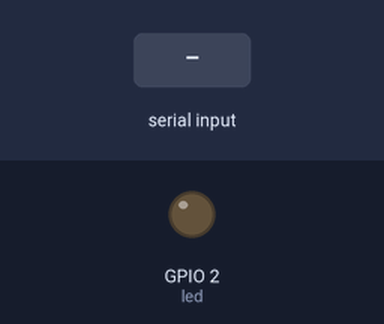
Bench run of a sketch on a simulated ESP32. On the bench: output pins drawn as LEDs (lit = HIGH). The test bench sets the inputs (shaded band). WiFi joins after 1.5 s; servers stay silent unless stated; no MQTT or app messages arrive unless stated; what the sketch prints to the serial monitor is not drawn.

Above: at 3.7 s.
3.8 s: "90,45,200\n" received over the second serial link
At 7.65 s:
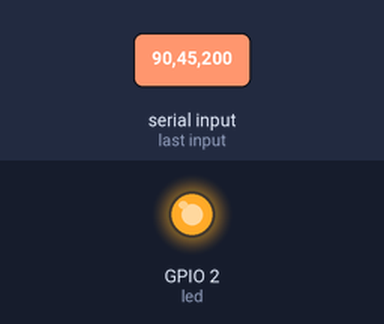
9.2 s: "90,45\n" received over the second serial link
At 13.9 s:
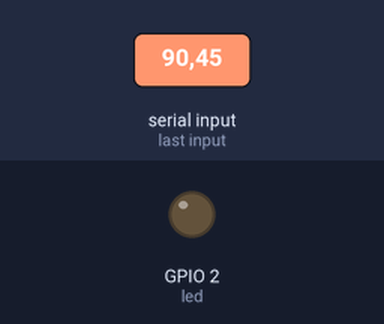
14.2 s: "90,45,200,10\n" received over the second serial link
At 18.06 s:
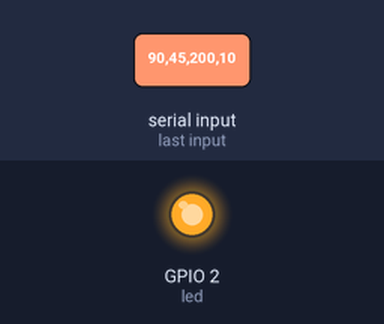
Timing chart, 0 to 19.7 s (numbered marks = the images above; inputs shaded):
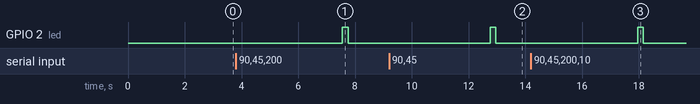

Measured:
- after the input at 3.8 s, GPIO 2 (led): LOW → HIGH after 3.8 s, → LOW 0.20 s later
- after the input at 9.2 s, GPIO 2 (led): LOW → HIGH after 3.6 s, → LOW 0.20 s later
- after the input at 14.2 s, GPIO 2 (led): LOW → HIGH after 3.8 s, → LOW 0.20 s later

The sketch:

nongnghiep_iot_gateway.ino
```cpp
#include "certs.h"
#include <WiFiClientSecure.h>
#include <PubSubClient.h>
#include <MQTTClient.h>
#include <ArduinoJson.h>
#include "WiFi.h"

// thu vien lora
#include <SoftwareSerial.h>
#include <SPI.h>
#include <SimpleTimer.h>
SimpleTimer timer;
/*khai bao 2 chân RX và TX*/
SoftwareSerial mySerial(22, 23);
/*Khai báo chân số 2 là chân led*/
int led = 2;

// Thông tin đăng nhập Wifi
const char *WIFI_SSID = "Tang 1";
const char *WIFI_PASSWORD = "supinnguyen";

// Tên của thiết bị. Điều này phải khớp với tên được xác định trong AWS iot
#define DEVICE_NAME "Nongnghiep_IoT"

// endpoint MQTTT cho thiết bị (duy nhất cho mỗi tài khoản AWS nhưng được chia sẻ giữa các thiết bị trong tài khoản)
#define AWS_IOT_ENDPOINT "aisf7gfxklhgo-ats.iot.us-west-2.amazonaws.com"

// chủ đề MQTT
#define AWS_IOT_TOPIC "$aws/things/"DEVICE_NAME"/shadow/update"

// Số lần kết nối với AWS
#define AWS_MAX_RECONNECT_TRIES 50

WiFiClientSecure net = WiFiClientSecure();
MQTTClient client = MQTTClient(256);

void connectToWiFi() {
  WiFi.mode(WIFI_STA);
  WiFi.begin(WIFI_SSID, WIFI_PASSWORD);

  // thử 15 lần kết nối
  int retries = 0;
  while (WiFi.status() != WL_CONNECTED && retries < 15){
    delay(500);
    Serial.print(".");
    retries++;
  }

  // nếu kết nối đến wifi không được thì nghỉ 1 phút
  if(WiFi.status() != WL_CONNECTED){
    esp_sleep_enable_timer_wakeup(1 * 60L * 1000000L);
    esp_deep_sleep_start();
  }
}

void connectToAWS()
{
// Định cấu hình WiFiClientSecure để sử dụng chứng chỉ AWS iot
  net.setCACert(AWS_CERT_CA);
  net.setCertificate(AWS_CERT_CRT);
  net.setPrivateKey(AWS_CERT_PRIVATE);

  //kết nối đến mqtt
  client.begin(AWS_IOT_ENDPOINT, 8883, net);

  // đếm xem có bao nhiêu lần kết nối đến mqtt
  int retries = 0;
  Serial.print("Đang kết nối đến AWS IOT..");

  while (!client.connect(DEVICE_NAME) && retries < AWS_MAX_RECONNECT_TRIES) {
    Serial.print(".");
    delay(100);
    retries++;
  }

  // đảm bảo kết nối thành công đến mqtt
  // nếu không. chúng ta chỉ kết thức và đợi vòng lặp tiếp theo
  if(!client.connected()){
    Serial.println(" Timeout!");
    return;
  }

  // kết nối thành công đến AWS
  // có thể đăng kí chủ đề
  Serial.println("Kết nối thành công !");
}

void sendJsonToAWS(String mess)
{
   /*In thứ tự thứ 12 trong chuỗi
    nếu là 0 thì mưa, là 1 thì không mưa, là 2 thì không nhận được*/
    String S_rain=mess.substring(12);
    // nhận khí gas
    String S_KhiGas=mess.substring(14);
    /*In thứ tự từ vị trí 0 đến vị trí 4 chỉ số nhiệt độ lấy từ chuỗi*/
    String S_nhietdo=mess.substring(0,4);
    /*In thứ tự từ vị trí 6 đến vị trí 10 chỉ số độ ẩm lấy từ chuỗi*/
    String S_doam=mess.substring(6,10);
    /*Chuyển từ kiểu String sang kiểu int*/
    int rain = S_rain.toInt();
    /*Chuyển từ kiểu String sang kiểu int*/
    int khigas = S_KhiGas.toInt();
    /*Chuyển từ kiểu String sang kiểu float*/
    float nhietdo= S_nhietdo.toFloat();
    float doam= S_doam.toFloat();


  StaticJsonDocument<128> jsonDoc;
  JsonObject stateObj = jsonDoc.createNestedObject("state");
  JsonObject reportedObj = stateObj.createNestedObject("reported");

  // nhiệt độ, độ ẩm, cường độ wifi
  reportedObj["nhietdo"] = nhietdo;
  reportedObj["doam"] = doam;
  reportedObj["cuongdo_wifi"] = WiFi.RSSI();

  // tạo đối tượng lồng
  JsonObject locationObj = reportedObj.createNestedObject("location");
  locationObj["name"] = "Nongnghiep";

  Serial.println("Gửi thông tin đến AWS...");
  //serializeJson(doc, Serial);
  char jsonBuffer[512];
  serializeJson(jsonDoc, jsonBuffer);

  client.publish(AWS_IOT_TOPIC, jsonBuffer);
}

void nhanGoitin(){
   String message="00.00-00.00-2-2";
    Serial.println(message);
   /*nếu trả về kí tự lớn hơn 1*/
  if(mySerial.available() > 1)
  {
    /*Nhận gói tin*/
    message = mySerial.readString();
    Serial.printf("Gateway nhận dữ liệu từ Sensor node:\n");
          /*In chuỗi ra màng hình*/
    Serial.println(message);
    /*Đèn LED sáng khi nhận được dữ liệu*/
    digitalWrite(led,HIGH);
    delay(200);/*dừng 0.2 giây sau đó tắt*/
    digitalWrite(led,LOW);
    sendJsonToAWS(message);
  }

}
void setup() {
    pinMode(led,OUTPUT);/*mở chân led*/
    delay(1000);
    Serial.begin(9600);
    mySerial.begin(9600);
  connectToWiFi();
  connectToAWS();
}

void loop() {

  nhanGoitin();
  client.loop();
  delay(4000);
}
```

certs.h
```cpp
#ifndef certs_h
#define certs_h

// Amazon's root CA. This should be the same for everyone.
const char AWS_CERT_CA[] = "-----BEGIN CERTIFICATE-----\n"
                    "MIIDQTCCAimgAwIBAgITBmyfz5m/jAo54vB4ikPmljZbyjANBgkqhkiG9w0BAQsF\n"
                    "ADA5MQswCQYDVQQGEwJVUzEPMA0GA1UEChMGQW1hem9uMRkwFwYDVQQDExBBbWF6\n"
                    "b24gUm9vdCBDQSAxMB4XDTE1MDUyNjAwMDAwMFoXDTM4MDExNzAwMDAwMFowOTEL\n"
                    "MAkGA1UEBhMCVVMxDzANBgNVBAoTBkFtYXpvbjEZMBcGA1UEAxMQQW1hem9uIFJv\n"
                    "b3QgQ0EgMTCCASIwDQYJKoZIhvcNAQEBBQADggEPADCCAQoCggEBALJ4gHHKeNXj\n"
                    "ca9HgFB0fW7Y14h29Jlo91ghYPl0hAEvrAIthtOgQ3pOsqTQNroBvo3bSMgHFzZM\n"
                    "9O6II8c+6zf1tRn4SWiw3te5djgdYZ6k/oI2peVKVuRF4fn9tBb6dNqcmzU5L/qw\n"
                    "IFAGbHrQgLKm+a/sRxmPUDgH3KKHOVj4utWp+UhnMJbulHheb4mjUcAwhmahRWa6\n"
                    "VOujw5H5SNz/0egwLX0tdHA114gk957EWW67c4cX8jJGKLhD+rcdqsq08p8kDi1L\n"
                    "93FcXmn/6pUCyziKrlA4b9v7LWIbxcceVOF34GfID5yHI9Y/QCB/IIDEgEw+OyQm\n"
                    "jgSubJrIqg0CAwEAAaNCMEAwDwYDVR0TAQH/BAUwAwEB/zAOBgNVHQ8BAf8EBAMC\n"
                    "AYYwHQYDVR0OBBYEFIQYzIU07LwMlJQuCFmcx7IQTgoIMA0GCSqGSIb3DQEBCwUA\n"
                    "A4IBAQCY8jdaQZChGsV2USggNiMOruYou6r4lK5IpDB/G/wkjUu0yKGX9rbxenDI\n"
                    "U5PMCCjjmCXPI6T53iHTfIUJrU6adTrCC2qJeHZERxhlbI1Bjjt/msv0tadQ1wUs\n"
                    "N+gDS63pYaACbvXy8MWy7Vu33PqUXHeeE6V/Uq2V8viTO96LXFvKWlJbYK8U90vv\n"
                    "o/ufQJVtMVT8QtPHRh8jrdkPSHCa2XV4cdFyQzR1bldZwgJcJmApzyMZFo6IQ6XU\n"
                    "5MsI+yMRQ+hDKXJioaldXgjUkK642M4UwtBV8ob2xJNDd2ZhwLnoQdeXeGADbkpy\n"
                    "rqXRfboQnoZsG4q5WTP468SQvvG5\n"
                     "-----END CERTIFICATE-----\n";

// The private key for your device
const char AWS_CERT_PRIVATE[] =  "-----BEGIN RSA PRIVATE KEY-----\n"
                        "MIIEowIBAAKCAQEAwH0e/0mIhPEzvpnfApsXvTE92O1D5zD3xftej8vzE+fD4H/t\n"
                        "ce2q4/YJ5JnQkysXyVVrjLwyaqoA9vsJbFabtUoGoXDSARPTmk0dOAxcJCIPMAkD\n"
                        "RRG3u7xrVw2IjtmTWjizXI2qSeJb+XCMw7QoQMBCEacT0roD+Qk6Iu5fmjM4T7Ns\n"
                        "sPlWTwuxIGgvpv6UNzLWf7P9w7bZBEADUEjWuHZ/yntP97pHhx4ru7WQSche2YLo\n"
                        "H4Q5adqv0w2QMQwzhkhlacGG8uCUMfu5AE9kTP0YtA34qKCj297LCgl8I8YRaD0y\n"
                        "2szwn69V+V2Kh5DPayk600oX3myvkfbv/+eY9wIDAQABAoIBAHrV3dgPtt0Ph3PU\n"
                        "gaoKCwYizFMIZlK8vwFKvjeJcR98wVUcjgwsHOfIdNu7BI1F7LIAntd6qbnDr0Xt\n"
                        "QUAvrMHt8XlIo9soKdrH5yODT7GHQqXmun1zJwrY3K765fAzDIOAt4USql7n4sW1\n"
                        "ez7QUvevOPpG4rGRH0PnDYCJGd0uQpdGEekGPdJl6ikEKOvVcvFqgfRzHsI5vLjv\n"
                        "UQN7i5ZnWuf4ITQLP3okmwr5/6DH47tNf9dNURI1hdVAzXrZ32kSgenIOC2eY8Bv\n"
                        "BYBN+x+UkbMn509decmw46Rxkeg22szO+4qO3e811CwWvAfPtJ1Ohdjif1iFgGI3\n"
                        "fwQsrrECgYEA7ITzINJp5akc9fpC5+L040cDHawiM6lciF1ixmrUrDKm9WTA+8Mw\n"
                        "mtG9v2ZopV8h6nspo7D6olJapOMa+pxSZVtHgYFf7DT1I8GVgBG/QdKSQuER3si6\n"
                        "/N9oa1+AXon4yv3ftQAhhfprkEYZjDt4GQxSN1q6Au8sbnMu7FiqmYUCgYEA0FfH\n"
                        "c24TmnbTV2rDGNQfPsXeMRPJTRmm5b9WIaoWT0MoU5Fm+ctZQlBaKPpxiweYF1Tg\n"
                        "uNboozoUyYJmKPHCbCAYld+He4l+kl6uDHjFLA3taqsgRj7RzOTE7999F2tylvXF\n"
                        "McuSgBf9RbT2NGSVNu78mlAM/TolAnQM0i8U00sCgYA6AMC/I9rkf3yitiUCSR5V\n"
                        "Pmz9MeGRWc9fgcdfcYOGV0WqmHLbSxr4XMdz0OGI7LOclWe4xQYyGJAyL5/GJd/v\n"
                        "C1uV3uxvOO2FP0wyhCerNMC5tghz4jY5HXC2JE2O4bcp0OizsryF5svKLebGBS+G\n"
                        "tQbUnGNRpOX4kDbJr1TnIQKBgEZ8LAIlT4SGhuGgQPj5asi18IHyC7yF3S0FGoKx\n"
                        "JHMUaWQ8YPZJkZ0Zyibq89bxbscV9CEUtAfk8ntqHl3jzL7/7NFnmlJ1JdknJwMZ\n"
                        "KLvKynO4CWc6gYgsLWRp28w8kbv40goSsTGc7BbVLiZzkPfQyqz6QCq7rSGzWVMS\n"
                        "kp0ZAoGBAMvNQxj55rf2vO6ZwYWOqmpTuqL36OatazkDtzJfO12mCrmD93bOCTRn\n"
                        "4q+1syoIodxkvCa/3RYb13xvjYN46byWXAquGgvH0pjOQU4gVt1HjN9Bo4z8NQYQ\n"
                        "sZX/a4O1AQrUFFHjrOMrfXHt/P9pRtyQf7zQngbr8P+zlJC5YrEu\n"
                         "-----END RSA PRIVATE KEY-----\n";

// The certificate for your device
const char AWS_CERT_CRT[] = "-----BEGIN CERTIFICATE-----\n"
                          "MIIDWTCCAkGgAwIBAgIUOVEspxNqQtraIFEtTFIh2ANMjUIwDQYJKoZIhvcNAQEL\n"
                          "BQAwTTFLMEkGA1UECwxCQW1hem9uIFdlYiBTZXJ2aWNlcyBPPUFtYXpvbi5jb20g\n"
                          "SW5jLiBMPVNlYXR0bGUgU1Q9V2FzaGluZ3RvbiBDPVVTMB4XDTIwMDYyNTEzMTIw\n"
                          "M1oXDTQ5MTIzMTIzNTk1OVowHjEcMBoGA1UEAwwTQVdTIElvVCBDZXJ0aWZpY2F0\n"
                          "ZTCCASIwDQYJKoZIhvcNAQEBBQADggEPADCCAQoCggEBAMB9Hv9JiITxM76Z3wKb\n"
                          "F70xPdjtQ+cw98X7Xo/L8xPnw+B/7XHtquP2CeSZ0JMrF8lVa4y8MmqqAPb7CWxW\n"
                          "m7VKBqFw0gET05pNHTgMXCQiDzAJA0URt7u8a1cNiI7Zk1o4s1yNqkniW/lwjMO0\n"
                          "KEDAQhGnE9K6A/kJOiLuX5ozOE+zbLD5Vk8LsSBoL6b+lDcy1n+z/cO22QRAA1BI\n"
                          "1rh2f8p7T/e6R4ceK7u1kEnIXtmC6B+EOWnar9MNkDEMM4ZIZWnBhvLglDH7uQBP\n"
                          "ZEz9GLQN+Kigo9veywoJfCPGEWg9MtrM8J+vVfldioeQz2spOtNKF95sr5H27//n\n"
                          "mPcCAwEAAaNgMF4wHwYDVR0jBBgwFoAUr99IC1ZCWi3r4pkDetDoiyazAMkwHQYD\n"
                          "VR0OBBYEFEBzXv3CzAVCWCM8dHIF/NYNbs+TMAwGA1UdEwEB/wQCMAAwDgYDVR0P\n"
                          "AQH/BAQDAgeAMA0GCSqGSIb3DQEBCwUAA4IBAQCsneesXcd6RMmmRkYTg04SYZjg\n"
                          "08a4+vtmdOx9OnPinIvxJqX1O1FeEk1ao5Mir1sp0Rxd5QOdccMA0mQp79kbFYjF\n"
                          "wwhonfYqfMBYrS9GNCojtoGo1j7AIPL3KFUG87yolu3rBm3tT+rz3adIeynOPJHF\n"
                          "qIa6tsRa7m2JzN5Y2iDNe0dGeRjaj8N+66TpLfNtf2WNW6IhcbHKFrgRzvfZc3a6\n"
                          "PIljzWpJutftnD0fnQml84dfMGl1NfGEju4id5A2v5JKuexs20VfOVHCIYUltvJ8\n"
                          "e3MTNHWnR1ZWFyDLlUXZHE009Dx+v8TJJdKycpoo+jeHPr/MmREPy3sSrC5U\n"
                          "-----END CERTIFICATE-----\n";

#endif
```
